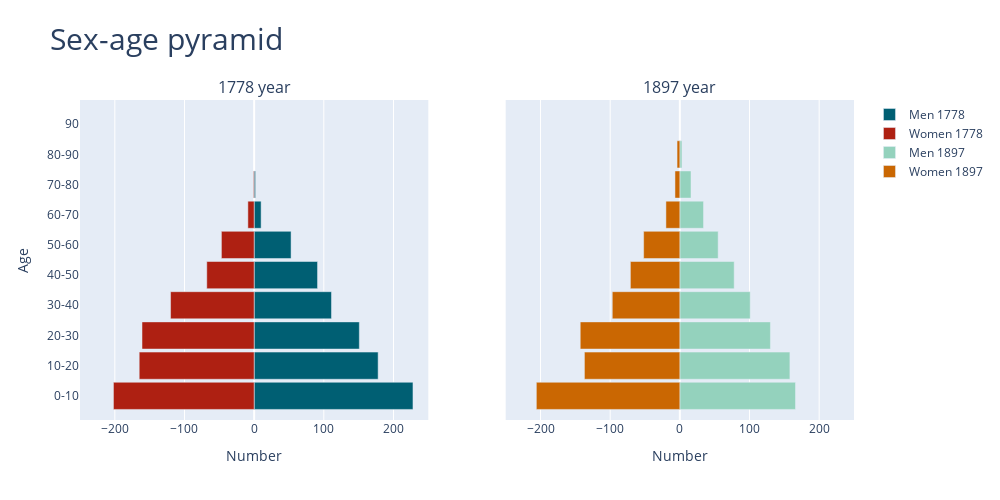

Notebook source saved alongside this figure:
### Code cell
fig = make_subplots(
    rows=1,
    cols=2,
    specs=[[{'type': 'bar'}, {'type': 'bar'}]],
    subplot_titles=(
        '1778 year',
        '1897 year',
    ),
    shared_yaxes=True
)

fig.add_trace(
    go.Bar(
        y=bins,
        x=pd.Series(men_ages_2['count']),
        orientation='h',
        name='Men 1778',
        hoverinfo='name+x',
        marker=dict(color='#005f73')
    ), row=1, col=1
),

fig.add_trace(
    go.Bar(
        y=bins,
        x=pd.Series(women_ages_2['count']) * -1,
        orientation='h',
        name='Women 1778',
        textposition=None,
        customdata=pd.Series(women_ages_2['count']),
        hovertemplate='%{customdata}',
        marker=dict(color='#ae2012')
    ), row=1, col=1
)

fig.add_trace(
    go.Bar(
        y=bins,
        x=pd.Series(men_ages_1['count']),
        orientation='h',
        name='Men 1897',
        hoverinfo='name+x',
        marker=dict(color='#94d2bd')
    ), row=1, col=2
)

fig.add_trace(
    go.Bar(
        y=bins,
        x=pd.Series(women_ages_1['count']) * -1,
        orientation='h',
        name='Women 1897',
        hoverinfo='name',
        customdata=pd.Series(women_ages_1['count']),
        hovertemplate='%{customdata}',
        textposition=None,
        marker=dict(color='#ca6702')
    ), row=1, col=2
)

xaxis = dict(
    range=[-250, 250],
    title='Number'
)

fig.update_layout(
    yaxis=go.layout.YAxis(title='Age', range=[-8, 98], tickvals=bins, ticktext=labels),
    xaxis=dict(**xaxis),
    xaxis2=dict(**xaxis),
    title_text="Sex-age pyramid",
    title_font=dict(size=30),
    height=500,
    width=1000,
    barmode='overlay',
    bargap=0.1,
)

fig.show()

### Figure 1 — Plotly figure (JSON) as saved in the notebook; plotly's stock layout.template omitted (floating-point values rounded to 4 significant figures)
{"data": [{"hoverinfo": "name+x", "marker": {"color": "#005f73"}, "name": "Men 1778", "orientation": "h", "type": "bar", "x": [228, 178, 151, 111, 91, 53, 10, 2], "xaxis": "x", "y": [0, 10, 20, 30, 40, 50, 60, 70, 80, 90], "yaxis": "y"}, {"customdata": [202, 165, 161, 120, 68, 47, 9, 1], "hovertemplate": "%{customdata}", "marker": {"color": "#ae2012"}, "name": "Women 1778", "orientation": "h", "type": "bar", "x": [-202, -165, -161, -120, -68, -47, -9, -1], "xaxis": "x", "y": [0, 10, 20, 30, 40, 50, 60, 70, 80, 90], "yaxis": "y"}, {"hoverinfo": "name+x", "marker": {"color": "#94d2bd"}, "name": "Men 1897", "orientation": "h", "type": "bar", "x": [166, 158, 130, 101, 78, 55, 34, 16, 3], "xaxis": "x2", "y": [0, 10, 20, 30, 40, 50, 60, 70, 80, 90], "yaxis": "y2"}, {"customdata": [206, 137, 143, 97, 71, 52, 20, 7, 4], "hoverinfo": "name", "hovertemplate": "%{customdata}", "marker": {"color": "#ca6702"}, "name": "Women 1897", "orientation": "h", "type": "bar", "x": [-206, -137, -143, -97, -71, -52, -20, -7, -4], "xaxis": "x2", "y": [0, 10, 20, 30, 40, 50, 60, 70, 80, 90], "yaxis": "y2"}], "layout": {"annotations": [{"font": {"size": 16}, "showarrow": false, "text": "1778 year", "x": 0.225, "xanchor": "center", "xref": "paper", "y": 1, "yanchor": "bottom", "yref": "paper"}, {"font": {"size": 16}, "showarrow": false, "text": "1897 year", "x": 0.775, "xanchor": "center", "xref": "paper", "y": 1, "yanchor": "bottom", "yref": "paper"}], "bargap": 0.1, "barmode": "overlay", "height": 500, "title": {"font": {"size": 30}, "text": "Sex-age pyramid"}, "width": 1000, "xaxis": {"anchor": "y", "domain": [0, 0.45], "range": [-250, 250], "title": {"text": "Number"}}, "xaxis2": {"anchor": "y2", "domain": [0.55, 1], "range": [-250, 250], "title": {"text": "Number"}}, "yaxis": {"range": [-8, 98], "ticktext": ["0-10", "10-20", "20-30", "30-40", "40-50", "50-60", "60-70", "70-80", "80-90"], "tickvals": [0, 10, 20, 30, 40, 50, 60, 70, 80, 90], "title": {"text": "Age"}}, "yaxis2": {"anchor": "x2", "domain": [0, 1], "matches": "y", "showticklabels": false}}}
